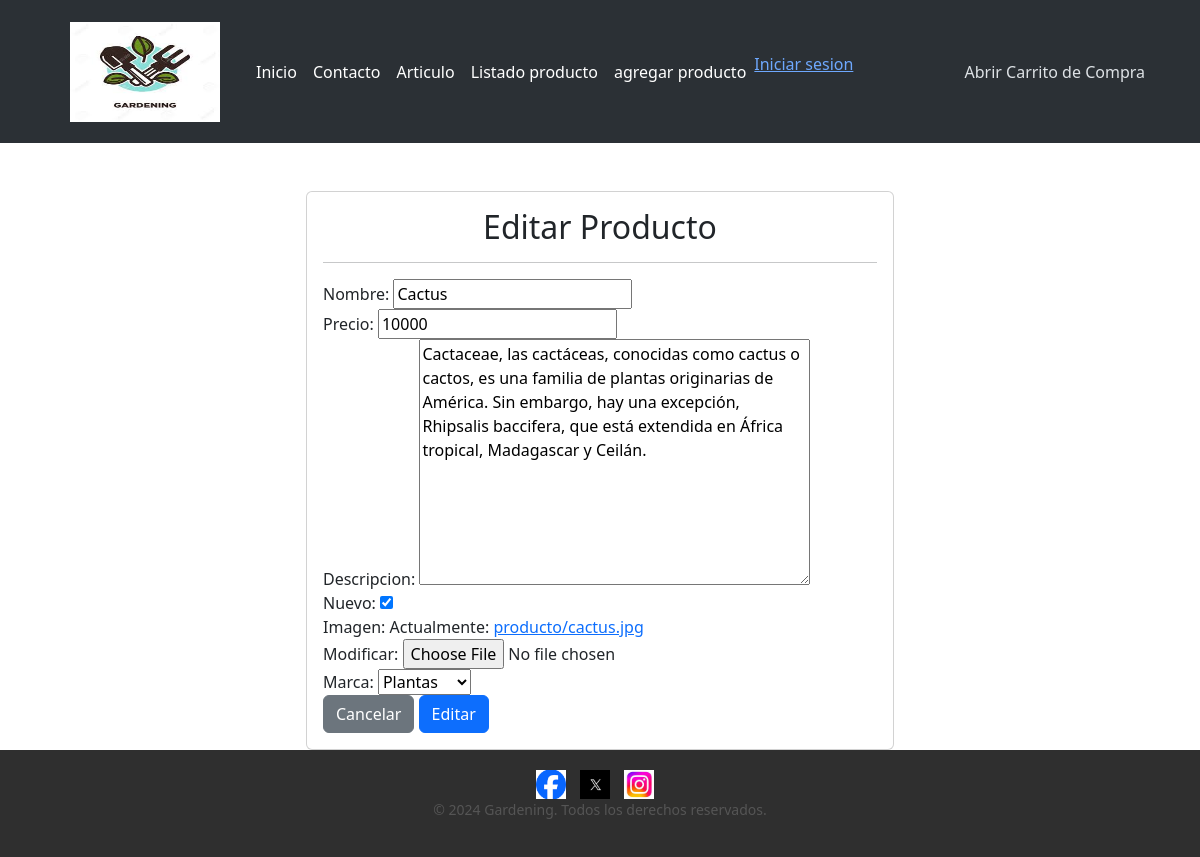
Page /modificar-producto/3/ on the committed database.
### app/models.py (models this page shows, shortened)
class Producto(models.Model):
    nombre = models.CharField(max_length=50)
    precio = models.IntegerField()
    descripcion = models.TextField()
    nuevo = models.BooleanField()
    imagen = models.ImageField(upload_to="producto",null=True)
    marca = models.ForeignKey(Marca,on_delete=models.PROTECT)

class Marca(models.Model):
    nombre = models.CharField(max_length=50)
    def __str__(self):
        return self.nombre

### app/views.py (the view)
# urls.py: path('modificar-producto/<int:id>/', modificar_producto, name="modificar_producto"),
def modificar_producto(request,id):
    producto = get_object_or_404(Producto,id =id)
    data ={
        'form': ProductoForm(instance=producto)
    }
    if request.method == 'POST':
        formulario = ProductoForm(data=request.POST ,instance=producto,files=request.FILES)
        if formulario.is_valid():
            formulario.save()
            return redirect(to="listar_producto")
        data ["form"] =formulario
    return render(request, 'app/producto/modificar.html' ,data)

### app/forms.py
class ProductoForm(forms.ModelForm):
    class Meta:
        model = Producto
        fields = '__all__'

### app/templates/app/producto/modificar.html (shortened to what this page needs)
{% extends 'app/base.html'%}
{% block contenido%}
<br><br>
        <div class="row">
            <div class="col-12 col-md-6 offset-md-3">
                <div class="card">
                    <div class="card-body">
                        <h2>Editar Producto</h2>
                        <hr>
                <form action="" method="post" enctype="multipart/form-data">
                    {{form  }}
                        <input type="reset" value="Cancelar" class="btn btn-secondary">
                        <input type="submit" value="Editar" class="btn btn-primary">
                </form>
            </div>
        </div>
    </div>
</div>
{% endblock%}

### app/static/app/css/style.css (style rules this page uses)
body { font-family: Arial, sans-serif; margin: 0; padding: 0; box-sizing: border-box; }
h2 { color: #4caf50; text-align: center; }

### rows in the picture
Producto: nombre "Cactus", precio "10000", descripcion "Cactaceae, las cactáceas, conocidas como cactus o cactos, es una familia de plantas originarias de América. Sin embargo, hay una excepción, Rhipsalis baccifera, que está extendida en África tropical, Madagascar y Ceilán.", nuevo "☑", marca "Plantas"
